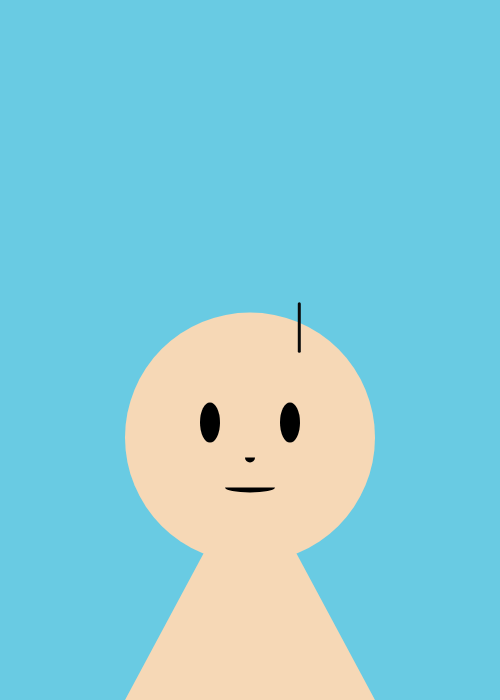
Frame 1 (no input)
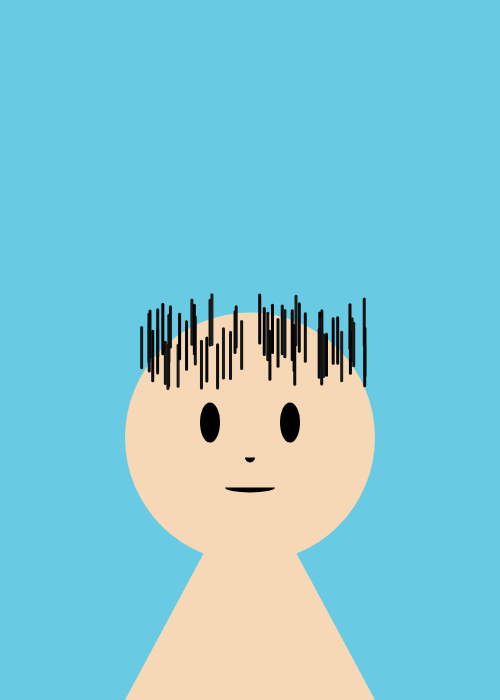
Frame 60 (no input)
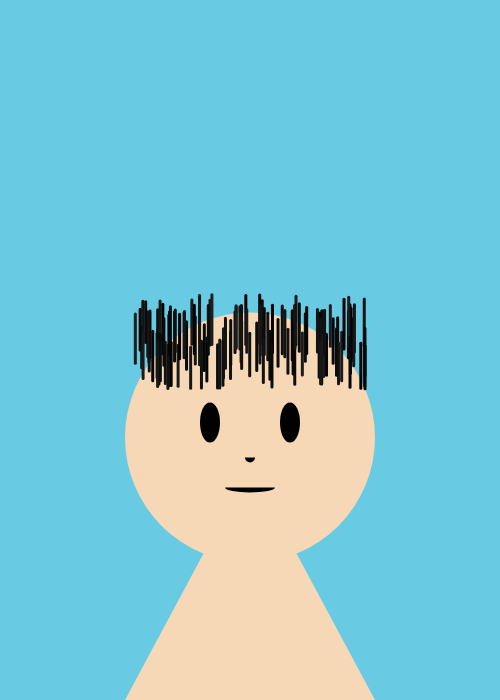
Frame 120 (the mouse pressed at the canvas centre since frame 60)

The p5.js sketch that drew these frames (run headless with seeded random() and noise() and a simulated clock; from frame 60 on, the mouse is pressed at the canvas centre):

// p5.js sketch
// ── sketch.js
let canvasWidth = 500;
let canvasHeight = 700;

function setup() {
    createCanvas(canvasWidth, canvasHeight);
    frameRate(60);
    background(105, 203, 227);
    chac();
}

function draw() {
    let hairLocation = createVector(
        random(width / 4 + 10, (width * 3) / 4 - 10),
        random(height / 2.05, height / 1.8)
    );
    let hairLength = random(40, 50);
    transplantingHair(hairLocation, hairLength);
}

function chac() {
    let faceWidth = width / 2;
    let faceHeight = height / 1.6;
    shape(faceWidth, faceHeight);
    eyes(faceWidth, faceHeight);
    nose(faceWidth, faceHeight);
    mouth(faceWidth, faceHeight);
}

function shape(faceWidth, faceHeight) {
    fill(246, 216, 182);
    noStroke();
    circle(faceWidth, faceHeight, canvasWidth / 2);
    triangle(
        width / 2,
        height / 1.5,
        width / 4,
        canvasHeight,
        (width * 3) / 4,
        canvasHeight
    );
}

function eyes(faceWidth, faceHeight) {
    fill(0);
    ellipse(faceWidth + 40, faceHeight - 15, 20, 40);
    ellipse(faceWidth - 40, faceHeight - 15, 20, 40);
}

function mouth(faceWidth, faceHeight) {
    arc(faceWidth, faceHeight + 50, 50, 10, 0, PI, PIE);
}

function nose(faceWidth, faceHeight) {
    arc(faceWidth, faceHeight + 20, 10, 10, 0, PI, OPEN);
}

function transplantingHair(hairLocation, hairLength) {
    stroke(random(0, 30));
    strokeWeight(3);
    line(
        hairLocation.x,
        hairLocation.y,
        hairLocation.x,
        hairLocation.y - hairLength
    );
}
